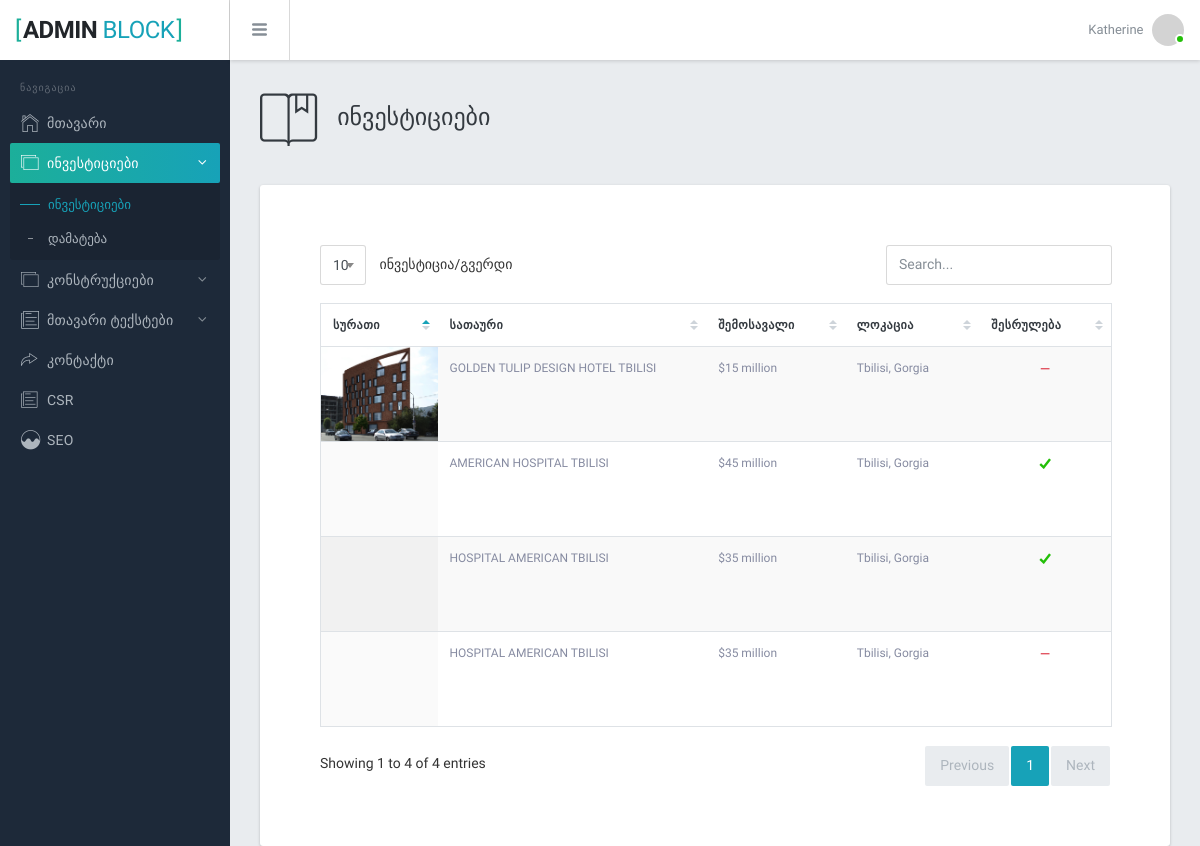
The app's page /admin/investment_table.php with its own data.
### tables this page shows
CREATE TABLE `investments` (
  `ID` int(4) NOT NULL,
  `category_id` smallint(4) NOT NULL,
  `label` varchar(70) NOT NULL,
  `label_ka` varchar(70) NOT NULL,
  `img` varchar(100) NOT NULL,
  `progress` tinyint(1) NOT NULL,
  `value` varchar(12) NOT NULL,
  `location` varchar(40) NOT NULL,
  `location_ka` varchar(40) NOT NULL,
  `about_ka` text NOT NULL,
  `about_en` text NOT NULL,
  `web_link` varchar(120) NOT NULL,
  `web_name` varchar(120) NOT NULL,
  `icon` varchar(120) NOT NULL,
  `slide_imgs` text NOT NULL,
  `Shareholding` int(3) NOT NULL DEFAULT '0'
);

### admin/investment_table.php (the view, shortened to what this page needs)
<?php
  require_once("../connect.php");
  $investments = "SELECT * FROM investments";
  $investments_req = $pdo -> query($investments);
?>
<!DOCTYPE html>
<html lang="en">
<head>
  <link href="./lib/font-awesome/css/font-awesome.css" rel="stylesheet">
  <link href="./lib/Ionicons/css/ionicons.css" rel="stylesheet">
  <link href="./lib/perfect-scrollbar/css/perfect-scrollbar.css" rel="stylesheet">
  <link href="./lib/jquery-switchbutton/jquery.switchButton.css" rel="stylesheet">
  <link href="./lib/highlightjs/github.css" rel="stylesheet">
  <link href="./lib/datatables/jquery.dataTables.css" rel="stylesheet">
  <link href="./lib/select2/css/select2.min.css" rel="stylesheet">
  <link rel="stylesheet" href="./css/bracket.css">
  <link rel="stylesheet" href="css/my.css">
</head>
<body>
    <?php require_once("./layout/sidebar.php") ?>
    <?php require_once("./layout/header.php") ?>
  <div class="br-mainpanel">
      <div class="br-pagetitle">
        <i class="icon icon ion-ios-bookmarks-outline"></i>
        <div>
          <h4>ინვესტიციები</h4>
        </div>
      </div>
      <div class="br-pagebody">
        <div class="br-section-wrapper">
          <div class="table-wrapper">
            <table id="datatable1" class="table display responsive nowrap">
              <thead>
                <tr>
                  <th class="wd-10p">სურათი</th>
                  <th class="wd-10p">სათაური</th>
                  <th class="wd-10p">შემოსავალი</th>
                  <th class="wd-10p">ლოკაცია</th>
                  <th class="wd-10p">შესრულება</th>
                </tr>
              </thead>
              <tbody>
                <?php
                    while($investments_slider = $investments_req -> fetch()){
                        $investments_progress = $investments_slider['progress'];
                        $investments_label = $investments_slider['label'];
                        $investments_img = $investments_slider['img'];
                        $investments_value = $investments_slider['value'];
                        $investments_location = $investments_slider['location'];
                  ?>
                <tr>
                  <td class="sorting_1" style="background-image: url('../assets/img/<?php echo $investments_img; ?>');"></td>
                  <td class="tx-12"><?php echo $investments_label ?></td>
                  <td class="tx-12"><?php echo $investments_value ?></td>
                  <td class="tx-12"><?php echo $investments_location ?></td>
                  <td class="<?php if($investments_progress) { echo "tx-success"; } else { echo "tx-danger"; } ?> tx-center">
                    <i class="icon ion-<?php if($investments_progress) { echo "checkmark"; } else { echo "android-remove"; } ?>"></i>
                  </td>
                </tr>
                    <?php } ?>
              </tbody>
            </table>
          </div>
        </div>
      </div>
    </div>
  </body>
</html>

### admin/css/my.css (style rules this page uses)
#datatable1 .sorting_1 { height: 70px !important; width: 70px !important; background-position: center !important; background-size: cover !important; background-repeat: no-repeat !important; }

### records on screen
investments: img (picture), label "GOLDEN TULIP DESIGN HOTEL TBILISI", value "$15 million", location "Tbilisi, Gorgia", progress 0 (drawn)
investments: label "AMERICAN HOSPITAL TBILISI", value "$45 million", location "Tbilisi, Gorgia", progress 1 (drawn)
investments: label "HOSPITAL AMERICAN TBILISI", value "$35 million", location "Tbilisi, Gorgia", progress 1 (drawn)
investments: label "HOSPITAL AMERICAN TBILISI", value "$35 million", location "Tbilisi, Gorgia", progress 0 (drawn)
